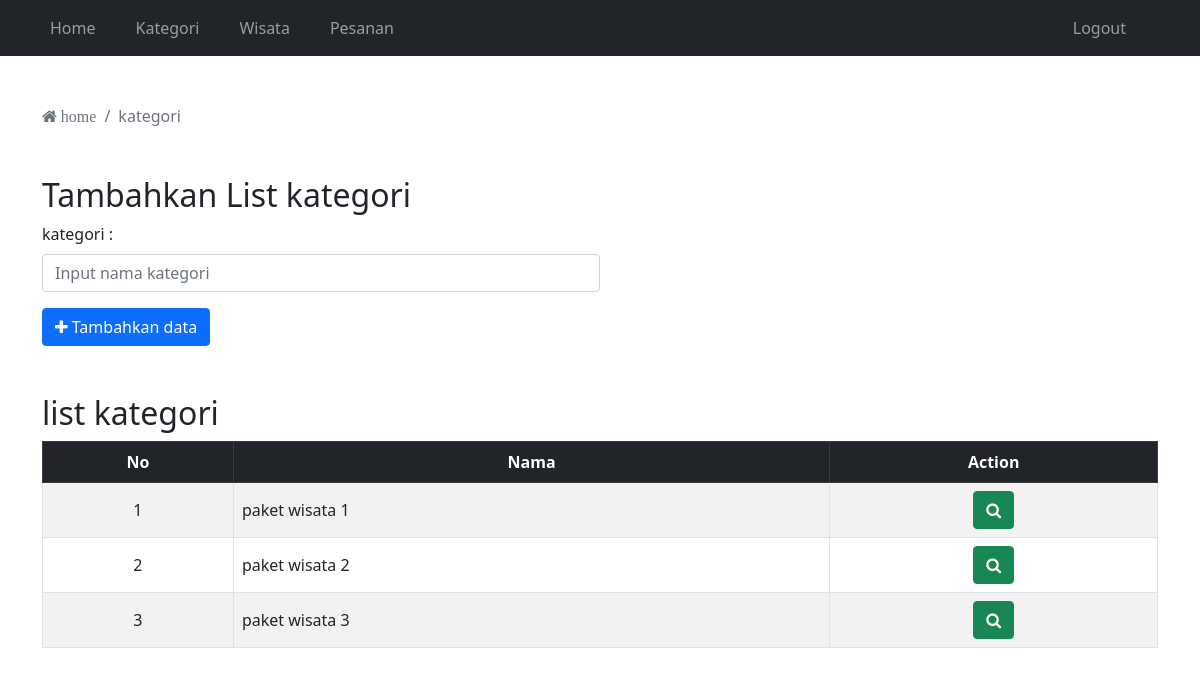
Before: /adminpanel/kategori.php (signed in) with the older database file.
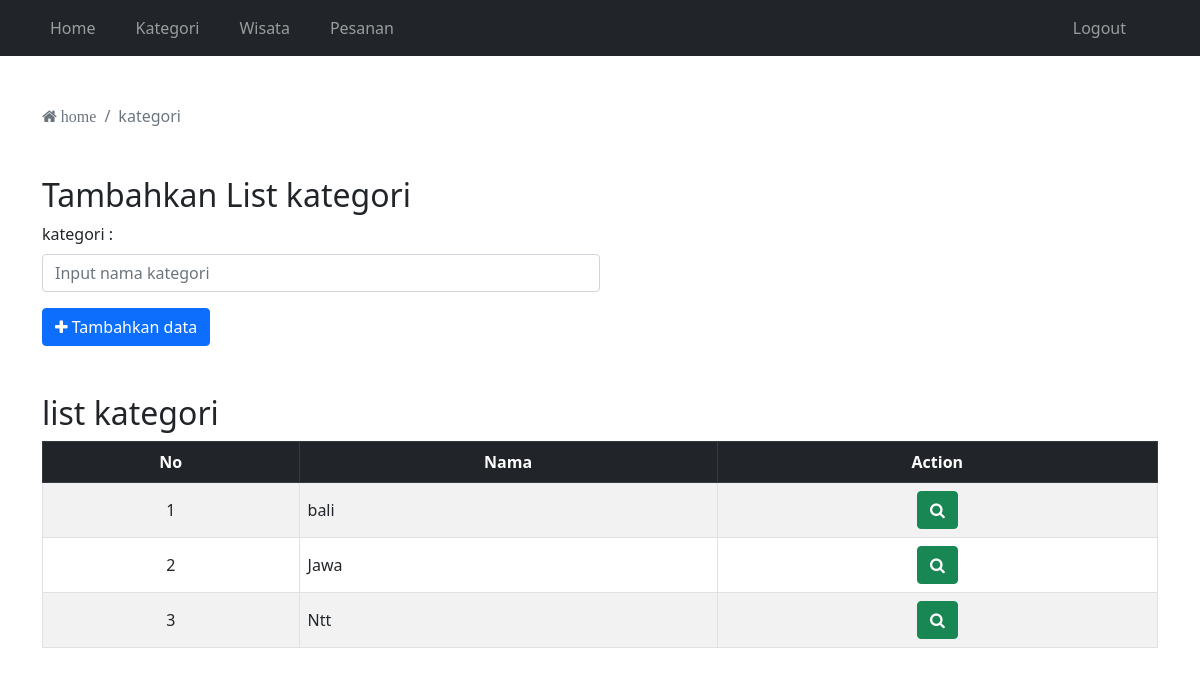
After: the same page with the newer database file.
### tables this page shows
CREATE TABLE `kategori` (
  `id` int(11) NOT NULL,
  `nama` varchar(255) NOT NULL
);

### adminpanel/kategori.php (the view, shortened to what this page needs)
<?php
    require "../koneksi.php";
    $querykategori = mysqli_query($conn, "SELECT * FROM kategori");
    $jumlahkategori = mysqli_num_rows($querykategori);
?>
<!DOCTYPE html>
<html lang="en">
<head>
    <link href="../css-boostrap/bootstrap.min.css" rel="stylesheet" />
    <link rel="stylesheet" href="../fontawesome/css/font-awesome.min.css">
</head>
<body>
<?php require "navbar.php"?>
    <div class="container mt-5">
        <nav aria-label="breadcrumb">
            <ol class="breadcrumb">
                <li class="breadcrumb-item active" aria-current="page">
                    <a href="../adminpanel/" class="no-decoration text-muted"><i class="fa fa-home" aria-hidden="true"> home</i></a>
                </li>
                <li class="breadcrumb-item active" aria-current="page">
                kategori
                </li>
            </ol>
        </nav>
    <div class="my-5 col-12 col-md-6">
        <h2>Tambahkan List kategori</h2>
        <form action="" method="post">
            <div>
                <label for="kategori" class="mb-2">kategori :</label>
                <input type="text" id="kategori" name="kategori" placeholder="Input nama kategori" class="form-control">
            <div class="mt-3">
                <button class="btn btn-primary" type="submit" name="simpan_kategori">
                <i class="fa fa-plus" aria-hidden="true"></i> Tambahkan data
                </button>
            </div>
            </div>
        </form>
    </div>
        <div class="mt-3">
            <h2>list kategori</h2>
            <div class="table-responsive mt-2 center-table">
                <table class="table table-bordered table-striped">
                    <thead class="table-dark">
                        <tr>
                            <th class="text-center">No</th>
                            <th class="text-center">Nama</th>
                            <th class="text-center">Action</th>
                        </tr>
                    </thead>
                    <tbody>
                       <?php
                        if($jumlahkategori==0){
                        ?>
                            <tr>
                                <td colspan=3 class="text-center">Data kategori Tidak tersedia</td>
                            </tr>
                        <?php
                        }
                        else{
                            $jumlah = 1;
                            while($data=mysqli_fetch_array($querykategori)){
                            ?>
                                <tr>
                                    <td class="text-center align-middle"> <?php echo $jumlah; ?></td>
                                    <td class="align-middle"> <?php echo $data['nama']?></td>
                                    <td class="text-center align-middle"><a href="kategori-detail.php?p=<?php echo $data['id']?>" type="button" class="btn btn-success">
                                    <i class="fa fa-search" aria-hidden="true"></i>
                                </tr>
                            <?php
                            $jumlah++;
                                   }
                        }
                       ?>
                    </tbody>
                </table>
            </div>
        </div>
</body>
</html>

Changed rows visible on the page:
removed kategori: nama "paket wisata 3"
changed kategori: nama "paket wisata 1" → "bali"
changed kategori: nama "paket wisata 2" → "Jawa"
added kategori: nama "Ntt"
